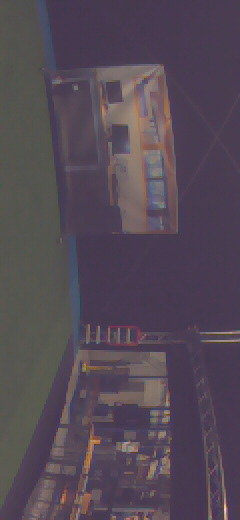
#> input picture CVCNN/Simplerstuff/data/00532c.jpg, 240 x 520 px; its folder holds only this picture in this run
$ python integralareas.py
#> lines starting #> are read from the running program, lines starting #| are printed output that depends on the picture
import cv2
import numpy as np
import glob
import matplotlib.pyplot as plt


images = glob.glob( './data/*c.jpg', recursive=True)
print('images=',images)

for f in images:
    img = cv2.imread(f)
#> img is the input picture: shape (520, 240, 3); mean B, G, R 85, 73.5, 84.2
    h,w,d = img.shape
#> h = 520; w = 240; d = 3
    print('img=',f,'lbl=' ,w,'x',h)
#| img= ./data/00532c.jpg lbl= 240 x 520

    yuv = cv2.cvtColor(img, cv2.COLOR_BGR2YUV)
#> yuv: shape (520, 240, 3); mean of channels 0, 1, 2 78.1, 131.5, 133.4
    greyscale = cv2.cvtColor(img, cv2.COLOR_BGR2GRAY)
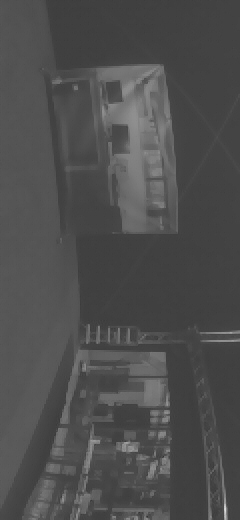
#> greyscale: shape (520, 240); min 50, max 220, mean 78.1

    integral = cv2.integral(greyscale)
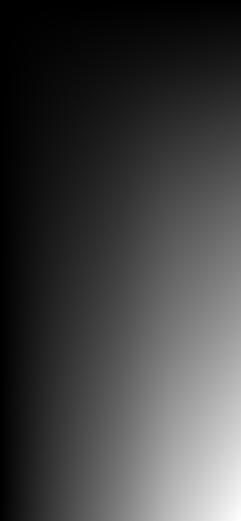
#> integral: shape (521, 241) int32; min 0, max 9740956, mean 2495583.8; drawn with min black and max white
    print('integral=',integral)
#> (printed output is left out)
    plt.figure(figsize=(10,5))
    plt.imshow(integral, cmap='gray')
    plt.show()
    plt.figure(figsize=(10,5))
    plt.imshow(greyscale, cmap='gray')
    plt.show()
